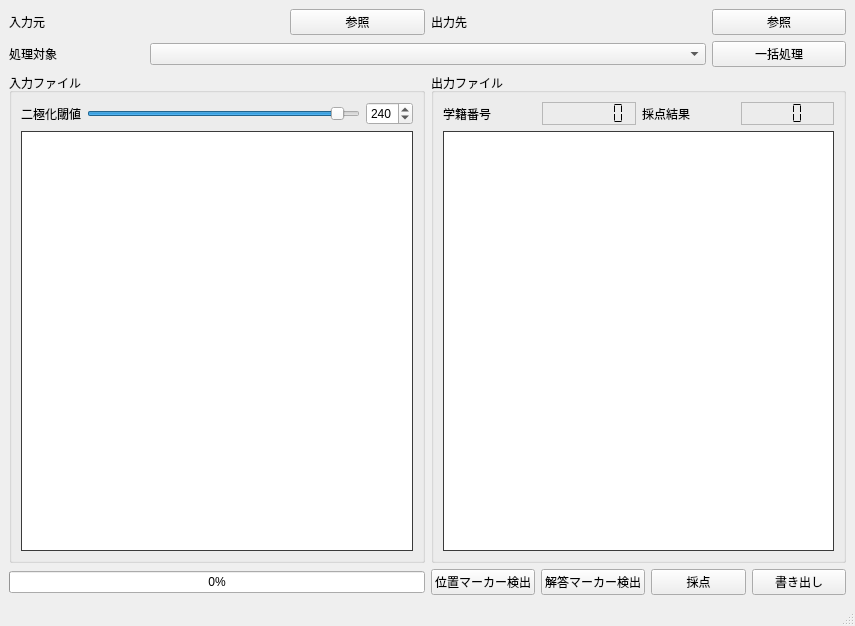
<?xml version="1.0" encoding="UTF-8"?>
<ui version="4.0">
 <class>MainWindow</class>
 <widget class="QMainWindow" name="MainWindow">
  <property name="geometry">
   <rect>
    <x>0</x>
    <y>0</y>
    <width>855</width>
    <height>626</height>
   </rect>
  </property>
  <property name="windowTitle">
   <string>MainWindow</string>
  </property>
  <widget class="QWidget" name="centralwidget">
   <layout class="QGridLayout" name="gridLayout">
    <item row="1" column="5">
     <widget class="QPushButton" name="batch_button">
      <property name="text">
       <string>一括処理</string>
      </property>
     </widget>
    </item>
    <item row="5" column="0" colspan="3">
     <layout class="QHBoxLayout" name="progress_layout">
      <item>
       <widget class="QProgressBar" name="progressBar">
        <property name="value">
         <number>0</number>
        </property>
       </widget>
      </item>
     </layout>
    </item>
    <item row="0" column="0" colspan="3">
     <layout class="QHBoxLayout" name="input_layout">
      <item>
       <widget class="QLabel" name="input_label">
        <property name="text">
         <string>入力元</string>
        </property>
       </widget>
      </item>
      <item>
       <widget class="QLabel" name="input_path">
        <property name="text">
         <string/>
        </property>
       </widget>
      </item>
      <item>
       <widget class="QPushButton" name="input_button">
        <property name="text">
         <string>参照</string>
        </property>
       </widget>
      </item>
     </layout>
    </item>
    <item row="0" column="3" colspan="3">
     <layout class="QHBoxLayout" name="output_layout">
      <item>
       <widget class="QLabel" name="output_label">
        <property name="text">
         <string>出力先</string>
        </property>
       </widget>
      </item>
      <item>
       <widget class="QLabel" name="output_path">
        <property name="text">
         <string/>
        </property>
       </widget>
      </item>
      <item>
       <widget class="QPushButton" name="output_button">
        <property name="text">
         <string>参照</string>
        </property>
       </widget>
      </item>
     </layout>
    </item>
    <item row="1" column="1" colspan="4">
     <widget class="QComboBox" name="comboBox"/>
    </item>
    <item row="1" column="0">
     <widget class="QLabel" name="target_label">
      <property name="text">
       <string>処理対象</string>
      </property>
     </widget>
    </item>
    <item row="2" column="3" colspan="3">
     <widget class="QGroupBox" name="output_box">
      <property name="title">
       <string>出力ファイル</string>
      </property>
      <layout class="QGridLayout" name="gridLayout_3">
       <item row="0" column="2">
        <widget class="QLCDNumber" name="number_lcd">
         <property name="palette">
          <palette>
           <active>
            <colorrole role="WindowText">
             <brush brushstyle="SolidPattern">
              <color alpha="255">
               <red>0</red>
               <green>0</green>
               <blue>0</blue>
              </color>
             </brush>
            </colorrole>
            <colorrole role="Text">
             <brush brushstyle="SolidPattern">
              <color alpha="255">
               <red>0</red>
               <green>0</green>
               <blue>0</blue>
              </color>
             </brush>
            </colorrole>
            <colorrole role="ButtonText">
             <brush brushstyle="SolidPattern">
              <color alpha="255">
               <red>0</red>
               <green>0</green>
               <blue>0</blue>
              </color>
             </brush>
            </colorrole>
           </active>
           <inactive>
            <colorrole role="WindowText">
             <brush brushstyle="SolidPattern">
              <color alpha="255">
               <red>0</red>
               <green>0</green>
               <blue>0</blue>
              </color>
             </brush>
            </colorrole>
            <colorrole role="Text">
             <brush brushstyle="SolidPattern">
              <color alpha="255">
               <red>0</red>
               <green>0</green>
               <blue>0</blue>
              </color>
             </brush>
            </colorrole>
            <colorrole role="ButtonText">
             <brush brushstyle="SolidPattern">
              <color alpha="255">
               <red>0</red>
               <green>0</green>
               <blue>0</blue>
              </color>
             </brush>
            </colorrole>
           </inactive>
           <disabled>
            <colorrole role="WindowText">
             <brush brushstyle="SolidPattern">
              <color alpha="255">
               <red>0</red>
               <green>0</green>
               <blue>0</blue>
              </color>
             </brush>
            </colorrole>
            <colorrole role="Text">
             <brush brushstyle="SolidPattern">
              <color alpha="255">
               <red>0</red>
               <green>0</green>
               <blue>0</blue>
              </color>
             </brush>
            </colorrole>
            <colorrole role="ButtonText">
             <brush brushstyle="SolidPattern">
              <color alpha="255">
               <red>0</red>
               <green>0</green>
               <blue>0</blue>
              </color>
             </brush>
            </colorrole>
           </disabled>
          </palette>
         </property>
         <property name="styleSheet">
          <string notr="true">color:black;</string>
         </property>
         <property name="frameShape">
          <enum>QFrame::StyledPanel</enum>
         </property>
         <property name="digitCount">
          <number>7</number>
         </property>
         <property name="segmentStyle">
          <enum>QLCDNumber::Flat</enum>
         </property>
         <property name="intValue" stdset="0">
          <number>0</number>
         </property>
        </widget>
       </item>
       <item row="0" column="1">
        <widget class="QLabel" name="number_label">
         <property name="text">
          <string>学籍番号</string>
         </property>
        </widget>
       </item>
       <item row="0" column="4">
        <widget class="QLCDNumber" name="score_lcd">
         <property name="frameShape">
          <enum>QFrame::StyledPanel</enum>
         </property>
         <property name="digitCount">
          <number>3</number>
         </property>
         <property name="segmentStyle">
          <enum>QLCDNumber::Flat</enum>
         </property>
         <property name="intValue" stdset="0">
          <number>0</number>
         </property>
        </widget>
       </item>
       <item row="0" column="3">
        <widget class="QLabel" name="score_label">
         <property name="text">
          <string>採点結果</string>
         </property>
        </widget>
       </item>
       <item row="1" column="1" colspan="4">
        <widget class="QWidget" name="output_widget" native="true">
         <property name="sizePolicy">
          <sizepolicy hsizetype="Expanding" vsizetype="Expanding">
           <horstretch>0</horstretch>
           <verstretch>0</verstretch>
          </sizepolicy>
         </property>
         <property name="styleSheet">
          <string notr="true">background-color: rgb(255, 255, 255);
border: 1px solid;
border-color: rgb(58, 58, 58);</string>
         </property>
        </widget>
       </item>
      </layout>
     </widget>
    </item>
    <item row="2" column="0" colspan="3">
     <widget class="QGroupBox" name="input_box">
      <property name="title">
       <string>入力ファイル</string>
      </property>
      <layout class="QGridLayout" name="gridLayout_2">
       <item row="0" column="0">
        <widget class="QLabel" name="threshold_label">
         <property name="text">
          <string>二極化閾値</string>
         </property>
        </widget>
       </item>
       <item row="0" column="1">
        <widget class="QSlider" name="threshold_slider">
         <property name="maximum">
          <number>255</number>
         </property>
         <property name="value">
          <number>240</number>
         </property>
         <property name="orientation">
          <enum>Qt::Horizontal</enum>
         </property>
        </widget>
       </item>
       <item row="0" column="2">
        <widget class="QSpinBox" name="spinBox">
         <property name="maximum">
          <number>255</number>
         </property>
         <property name="value">
          <number>240</number>
         </property>
        </widget>
       </item>
       <item row="1" column="0" colspan="3">
        <widget class="QWidget" name="input_widget" native="true">
         <property name="sizePolicy">
          <sizepolicy hsizetype="Expanding" vsizetype="Expanding">
           <horstretch>0</horstretch>
           <verstretch>0</verstretch>
          </sizepolicy>
         </property>
         <property name="styleSheet">
          <string notr="true">background-color: rgb(255, 255, 255);
border: 1px solid;
border-color: rgb(58, 58, 58);</string>
         </property>
        </widget>
       </item>
      </layout>
     </widget>
    </item>
    <item row="5" column="3" colspan="3">
     <layout class="QHBoxLayout" name="horizontalLayout_4">
      <item>
       <widget class="QPushButton" name="position_button">
        <property name="text">
         <string>位置マーカー検出</string>
        </property>
       </widget>
      </item>
      <item>
       <widget class="QPushButton" name="marker_button">
        <property name="text">
         <string>解答マーカー検出</string>
        </property>
       </widget>
      </item>
      <item>
       <widget class="QPushButton" name="score_button">
        <property name="text">
         <string>採点</string>
        </property>
       </widget>
      </item>
      <item>
       <widget class="QPushButton" name="output_file_button">
        <property name="text">
         <string>書き出し</string>
        </property>
       </widget>
      </item>
     </layout>
    </item>
   </layout>
  </widget>
  <widget class="QMenuBar" name="menubar">
   <property name="geometry">
    <rect>
     <x>0</x>
     <y>0</y>
     <width>855</width>
     <height>21</height>
    </rect>
   </property>
  </widget>
  <widget class="QStatusBar" name="statusbar"/>
 </widget>
 <resources/>
 <connections>
  <connection>
   <sender>spinBox</sender>
   <signal>valueChanged(int)</signal>
   <receiver>threshold_slider</receiver>
   <slot>setValue(int)</slot>
   <hints>
    <hint type="sourcelabel">
     <x>365</x>
     <y>122</y>
    </hint>
    <hint type="destinationlabel">
     <x>214</x>
     <y>122</y>
    </hint>
   </hints>
  </connection>
  <connection>
   <sender>threshold_slider</sender>
   <signal>valueChanged(int)</signal>
   <receiver>spinBox</receiver>
   <slot>setValue(int)</slot>
   <hints>
    <hint type="sourcelabel">
     <x>214</x>
     <y>122</y>
    </hint>
    <hint type="destinationlabel">
     <x>365</x>
     <y>122</y>
    </hint>
   </hints>
  </connection>
 </connections>
</ui>
